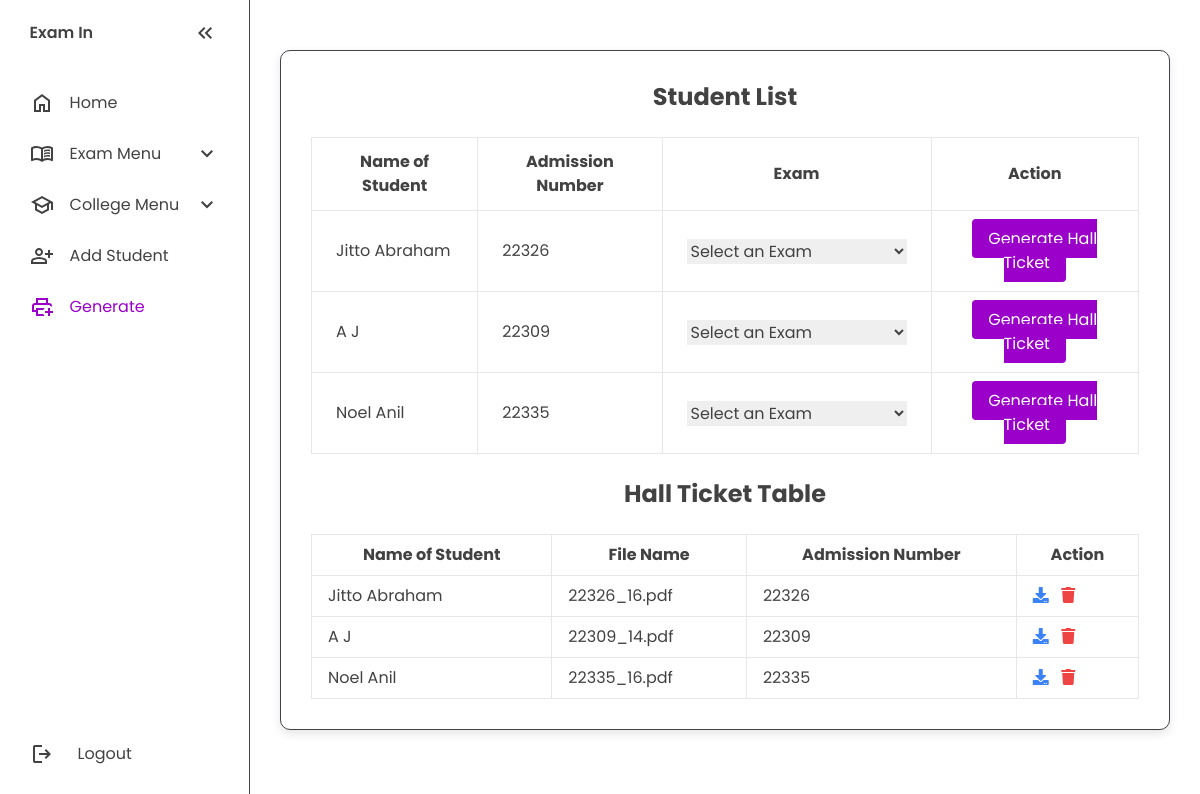
The page /teacher-page/generateTicket.php on the database its author committed.
### tables this page shows
CREATE TABLE IF NOT EXISTS `students` (
  `student_id` int NOT NULL AUTO_INCREMENT,
  `first_name` varchar(50) NOT NULL,
  `last_name` varchar(50) NOT NULL,
  `email` varchar(100) NOT NULL,
  `contact_number` varchar(15) DEFAULT NULL,
  `guardian_name` varchar(50) DEFAULT NULL,
  `guardian_contact_number` varchar(15) DEFAULT NULL,
  `address` text,
  `admission_number` varchar(20) NOT NULL,
  `date_of_birth` date DEFAULT NULL,
  `batch` varchar(20) DEFAULT NULL,
  `year_of_study` tinyint DEFAULT NULL,
  `course_id` int DEFAULT NULL,
  `semester_id` int DEFAULT NULL,
  `photo_path` varchar(255) DEFAULT NULL,
  PRIMARY KEY (`student_id`),
  UNIQUE KEY `email` (`email`),
  UNIQUE KEY `admission_number` (`admission_number`),
  KEY `course_id` (`course_id`),
  KEY `semester_id` (`semester_id`)
);

CREATE TABLE IF NOT EXISTS `hall_tickets` (
  `id` int NOT NULL AUTO_INCREMENT,
  `admission_number` varchar(50) NOT NULL,
  `pdf_path` varchar(255) NOT NULL,
  `generated_at` timestamp NULL DEFAULT CURRENT_TIMESTAMP,
  PRIMARY KEY (`id`),
  UNIQUE KEY `admission_number` (`admission_number`)
);

### teacher-page/generateTicket.php (the view, shortened to what this page needs)
<?php
$servername = "localhost";
$username = "root";
$password = "";
$dbname = "examin";
$conn = new mysqli($servername, $username, $password, $dbname);
$sql = "SELECT *
        FROM students s";
$result = $conn->query($sql);
$hall_sql = "SELECT students.first_name, students.last_name, hall_tickets.admission_number, hall_tickets.pdf_path
        FROM hall_tickets
        INNER JOIN students ON hall_tickets.admission_number = students.admission_number";
$hall_result = $conn->query($hall_sql);
include 'header.php';
?>
  <body>
  <nav id="sidebar">
  <ul>
    <li>
      <span class="logo">Exam In</span>
      <button onclick="toggleSidebar()" id="toggle-btn">
        <svg
          xmlns="http://www.w3.org/2000/svg"
          height="24px"
          viewBox="0 -960 960 960"
          width="24px"
          fill="#5f6368"
        >
          <path
            d="M440-240 200-480l240-240 56 56-183 184 183 184-56 56Zm264 0L464-480l240-240 56 56-183 184 183 184-56 56Z"
          />
        </svg>
      </button>
    </li>
    <li>
      <a href="index.html">
        <svg
          xmlns="http://www.w3.org/2000/svg"
          height="24px"
          viewBox="0 -960 960 960"
          width="24px"
          fill="#5f6368"
        >
          <path
            d="M240-200h120v-240h240v240h120v-360L480-740 240-560v360Zm-80 80v-480l320-240 320 240v480H520v-240h-80v240H160Zm320-350Z"
          />
        </svg>
        <span>Home</span>
      </a>
    </li>
    <li>
      <button onclick="toggleSubMenu(this)" class="dropdown-btn">
        <span>Exam Menu</span>
        <svg
          xmlns="http://www.w3.org/2000/svg"
          height="24px"
          viewBox="0 -960 960 960"
          width="24px"
          fill="#5f6368"
        >
          <path d="M480-344 240-584l56-56 184 184 184-184 56 56-240 240Z" />
        </svg>
      </button>
    </li>
    <li>
      <button onclick="toggleSubMenu(this)" class="dropdown-btn">
        <svg
          xmlns="http://www.w3.org/2000/svg"
          height="24px"
          viewBox="0 -960 960 960"
          width="24px"
          fill="#5f6368"
        >
          <path
            d="M480-120 200-272v-240L40-600l440-240 440 240v320h-80v-276l-80 44v240L480-120Zm0-332 274-148-274-148-274 148 274 148Zm0 241 200-108v-151L480-360 280-470v151l200 108Zm0-241Zm0 90Zm0 0Z"
          />
        </svg>
        <span>College Menu</span>
        <svg
          xmlns="http://www.w3.org/2000/svg"
          height="24px"
          viewBox="0 -960 960 960"
          width="24px"
          fill="#5f6368"
        >
          <path d="M480-344 240-584l56-56 184 184 184-184 56 56-240 240Z" />
        </svg>
      </button>
    </li>
    <li>
      <a href="addStudent.php">
        <span>Add Student</span>
      </a>
    </li>
    <li class="active">
      <a href="generateTicket.php">
        <span>Generate</span>
      </a>
    </li>
    <div class="logout-container">
      <li>
        <a href="../Login-Signup/Login/index.html">
          <svg
            xmlns="http://www.w3.org/2000/svg"
            height="24px"
            viewBox="0 -960 960 960"
            width="24px"
            fill="#5f6368"
          >
            <path
              d="M200-120q-33 0-56.5-23.5T120-200v-560q0-33 23.5-56.5T200-840h280v80H200v560h280v80H200Zm440-160-55-58 102-102H360v-80h327L585-622l55-58 200 200-200 200Z"
            />
          </svg>
          <span>Logout</span>
        </a>
      </li>
    </div>
  </ul>
</nav>
    <main>
      <div class="container">
        <h1 class="text-2xl font-bold mb-6 text-center">
          Student List
         </h1>
         <div class="overflow-x-auto">
         <table class="min-w-full bg-white border border-gray-200">
    <thead>
        <tr>
            <th class="py-3 px-6 border-b border-r">Name of Student</th>
            <th class="py-3 px-6 border-b border-r">Admission Number</th>
            <th class="py-3 px-6 border-b border-r">Exam</th>
            <th class="py-3 px-6 border-b">Action</th>
        </tr>
    </thead>
    <tbody>
        <?php
        if ($result->num_rows > 0) {
            while ($row = $result->fetch_assoc()) {
                $admission_number = $row["admission_number"];
                $full_name = $row["first_name"] . " " . $row["last_name"];
                $student_id = $row["student_id"];
                ?>
                <tr>
                    <td class="py-4 px-6 border-b border-r"><?php echo $full_name; ?></td>
                    <td class="py-4 px-6 border-b border-r"><?php echo $admission_number; ?></td>
                    <td class="py-4 px-6 border-b border-r">
                        <select class="exam-select" data-student-id="<?php echo $student_id; ?>" required>
                            <option value="" disabled selected>Select an Exam</option>
                        </select>
                    </td>
                    <td class="py-4 px-6 border-b text-center">
                        <a href="#" onclick="generateHallTicket(this)" class="bg-[#9b00ca] text-white px-4 py-2 rounded">Generate Hall Ticket</a>
                    </td>
                </tr>
                <?php
            }
        } else {
            echo "<tr><td colspan='4' class='py-4 px-6 border-b text-center'>No students found.</td></tr>";
        }
        ?>
    </tbody>
</table>
<div class="mx-auto">
    <h1 class="text-2xl text-center font-bold mt-6 mb-6">Hall Ticket Table</h1>
    <div class="overflow-x-auto">
        <table class="min-w-full bg-white border border-gray-200">
            <thead>
                <tr>
                    <th class="py-2 px-4 border-b border-r">Name of Student</th>
                    <th class="py-2 px-4 border-b border-r">File Name</th>
                    <th class="py-2 px-4 border-b border-r">Admission Number</th>
                    <th class="py-2 px-4 border-b">Action</th>
                </tr>
            </thead>
            <tbody>
                <?php
                if ($hall_result->num_rows > 0) {
                    while($row = $hall_result->fetch_assoc()) {
                        $fullName = $row['first_name'] . ' ' . $row['last_name'];
                        $pdfPath = $row['pdf_path'];
                        $admissionNumber = $row['admission_number'];
                        ?>
                        <tr>
                            <td class="py-2 px-4 border-b border-r"><?php echo $fullName; ?></td>
                            <td class="py-2 px-4 border-b border-r"><?php echo basename($pdfPath); ?></td>
                            <td class="py-2 px-4 border-b border-r"><?php echo $admissionNumber; ?></td>
                            <td class="py-2 px-4 border-b">
                                <a class="text-blue-500 hover:text-blue-700 mr-2" href="<?php echo $pdfPath; ?>" download>
                                    <i class="fas fa-download"></i>
                                </a>
                                <a class="text-red-500 hover:text-red-700" href="delete_ticket.php?id=<?php echo $admissionNumber; ?>" onclick="return confirm('Are you sure you want to delete this hall ticket?');">
                                    <i class="fas fa-trash"></i>
                                </a>
                            </td>
                        </tr>
                        <?php
                    }
                } else {
                    echo "<tr><td colspan='4' class='text-center py-4'>No hall tickets found</td></tr>";
                }
                ?>
            </tbody>
        </table>
    </div>
</div>
      </div>
    </div>
    </main>
  </body>
</html>

### teacher-page/header.php (shortened to what this page needs)
<!DOCTYPE html>
<html lang="en">
<head>
    <script src="https://cdn.tailwindcss.com"></script>
    <link rel="stylesheet" href="https://cdnjs.cloudflare.com/ajax/libs/font-awesome/5.15.3/css/all.min.css"></link>
    <link rel="stylesheet" href="style.css">
</head>

### teacher-page/style.css (style rules this page uses)
:root { --base-clr: #ffffff; --line-clr: #42434a; --hover-clr: #f1f1f1; --text-clr: #424242; --accent-clr: #9b00ca; --secondary-accent-clr: #7b3291; --secondary-text-clr: #858585; }
* { margin: 0; padding: 0; }
html { font-family: Poppins, "Segoe UI", Tahoma, Geneva, Verdana, sans-serif; line-height: 1.5rem; }
body { min-height: 100vh; min-height: 100dvh; background-color: var(--base-clr); color: var(--text-clr); display: grid; grid-template-columns: auto 1fr; grid-template-rows: 1fr auto; min-height: 100vh; }
#sidebar { box-sizing: border-box; height: 100vh; width: 250px; padding: 5px 1em; background-color: var(--base-clr); border-right: 1px solid var(--line-clr); position: sticky; top: 0; align-self: start; transition: 300ms ease-in-out; overflow: hidden; text-wrap: nowrap; }
#sidebar ul { list-style: none; }
#sidebar a, #sidebar .dropdown-btn, #sidebar .logo { border-radius: 0.5em; padding: 0.85em; text-decoration: none; color: var(--text-clr); display: flex; align-items: center; gap: 1em; }
.dropdown-btn { width: 100%; text-align: left; background: none; border: none; font: inherit; cursor: pointer; }
#sidebar svg { flex-shrink: 0; fill: var(--text-clr); }
#sidebar a span, #sidebar .dropdown-btn span { flex-grow: 2; }
.dropdown-btn svg { transition: 200ms ease; }
#sidebar { display: flex; flex-direction: column; height: 100vh; }
#sidebar ul { flex-grow: 1; display: flex; flex-direction: column; }
.logout-container { margin-top: auto; margin-bottom: 15px; }
.logout-container li { list-style: none; }
.logout-container a { text-decoration: none; color: #5f6368; display: flex; align-items: center; }
.logout-container svg { margin-right: 8px; }
main { padding: min(30px, 7%); }
.container { border: 1px solid var(--line-clr); border-radius: 1em; margin-bottom: 20px; padding: min(3em, 15%); }
.container { background-color: #ffffff; border-radius: 10px; padding: 30px; box-shadow: 0 4px 10px rgba(0, 0, 0, 0.1); margin: 20px auto; }

### teacher-page/header.php (style rules this page uses)
body { font-family: 'Poppins', sans-serif; }

### rows shown on the page
students: full_name "Jitto Abraham", admission_number "22326"
students: full_name "A J", admission_number "22309"
students: full_name "Noel Anil", admission_number "22335"
hall_tickets: students.first_name+last_name "Jitto Abraham", pdf_path "22326_16.pdf", admission_number "22326"
hall_tickets: students.first_name+last_name "A J", pdf_path "22309_14.pdf", admission_number "22309"
hall_tickets: students.first_name+last_name "Noel Anil", pdf_path "22335_16.pdf", admission_number "22335"
